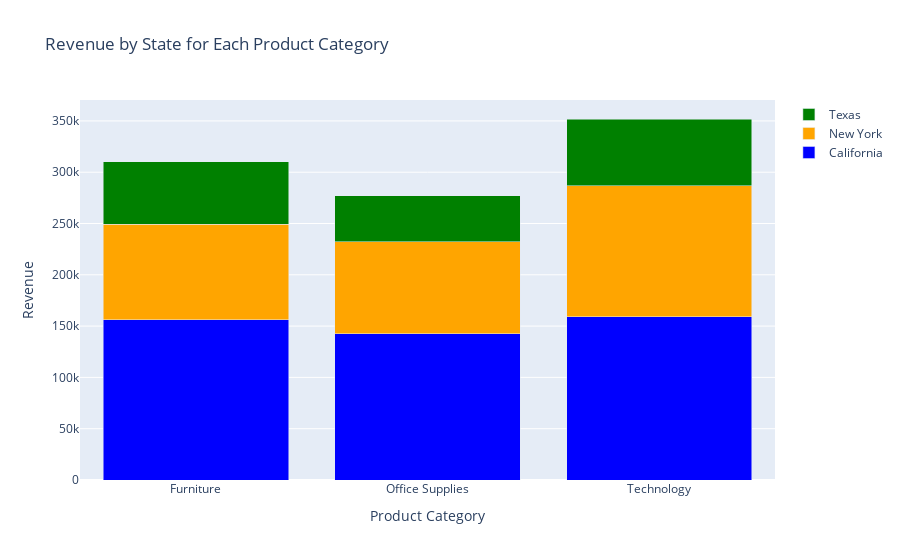

The notebook cell saved with this chart:
### Markdown cell above
## 4. Create an interactive stacked bar chart showing the revenue by state (bars) for each of the products categories for California, New York and Texas.

### Code cell
df_states = df[df['State'].isin(['California', 'New York', 'Texas'])]

grouped = df_states.groupby(['State', 'Category'])['Sales'].sum().unstack().reset_index()

categories = grouped.columns[1:]
colors = ['blue', 'orange', 'green', 'red']

data = []
for i, state in enumerate(['California', 'New York', 'Texas']):
    state_data = grouped[grouped['State'] == state]
    state_bar = go.Bar(x=state_data.columns[1:],
                       y=state_data.values.tolist()[0][1:],
                       name=state,
                       marker=dict(color=colors[i]))
    data.append(state_bar)

layout = go.Layout(title='Revenue by State for Each Product Category',
                   xaxis=dict(title='Product Category'),
                   yaxis=dict(title='Revenue'),
                   barmode='stack') 

fig = go.Figure(data=data, layout=layout)

fig.show()

### Figure 1 — Plotly figure (JSON) as saved in the notebook; plotly's stock layout.template omitted (floating-point values rounded to 4 significant figures)
{"data": [{"marker": {"color": "blue"}, "name": "California", "type": "bar", "x": ["Furniture", "Office Supplies", "Technology"], "y": [156100.0, 142400.0, 159300.0]}, {"marker": {"color": "orange"}, "name": "New York", "type": "bar", "x": ["Furniture", "Office Supplies", "Technology"], "y": [93370.0, 90020.0, 127500.0]}, {"marker": {"color": "green"}, "name": "Texas", "type": "bar", "x": ["Furniture", "Office Supplies", "Technology"], "y": [60590.0, 44490.0, 65100.0]}], "layout": {"barmode": "stack", "title": {"text": "Revenue by State for Each Product Category"}, "xaxis": {"title": {"text": "Product Category"}}, "yaxis": {"title": {"text": "Revenue"}}}}
